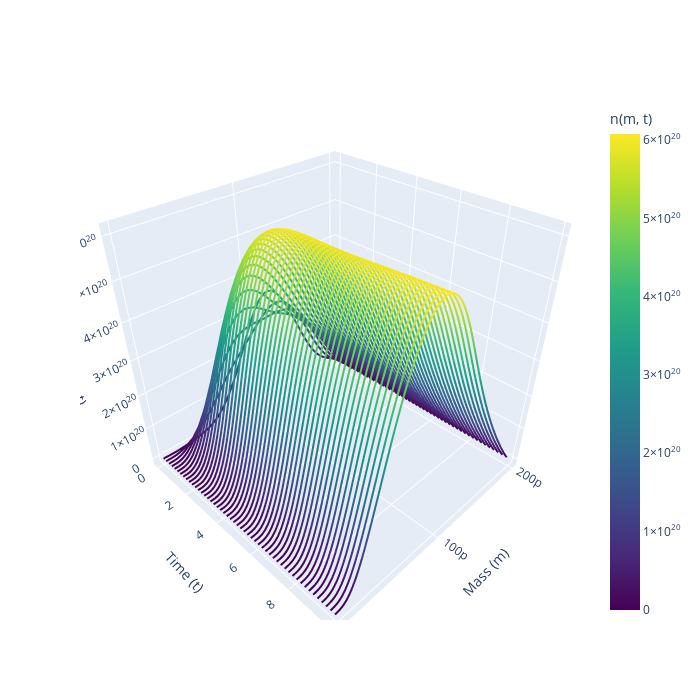

Notebook code cell kept with this figure:
### Markdown cell above
## Plotting (+visualization of approximation)

### Code cell
#plotting
n_true = torch.tensor(Dataset_validation[0]["n"].T, dtype=torch.float32)   # (T, M)
S_true = torch.tensor(Dataset_validation[0]["S"], dtype=torch.float32)     # (T,)

err_n = torch.norm(n_pred - n_true) / torch.norm(n_true)
err_S = torch.norm(S_pred - S_true) / torch.norm(S_true)

print(f"Relative error biomass: {err_n:.3e}")
print(f"Relative error substrate: {err_S:.3e}")

# -----------------------------
# 6. Plot results
# -----------------------------
plot_spaghetti(m,t_eval, n_pred.detach().numpy().T)
fig, axes = plt.subplots(1, 2, figsize=(10,6))

# (1a) Biomass + substrate trajectories
biomass_pred = (n_pred * m) .sum(dim=1) * delta_m   # shape (T,)
biomass_true = (n_true * m).sum(dim=1) * delta_m   # shape (T,)
ax = axes[0]
ax.plot(biomass_pred.numpy(), label="Predicted biomass", linestyle="--")
ax.plot(biomass_true.numpy(), label="True biomass", linestyle=":")
ax.plot(S_pred.numpy(), label="Predicted substrate")
ax.plot(S_true.numpy(), label="True substrate", linestyle="--")
ax.set_xlabel("Time step")
ax.set_ylabel("Value")
ax.set_title("Biomass and substrate trajectories")
ax.legend()

# (1b) Relative error heatmap
ax = axes[1]
eps = 1e-12
rel_err_matrix = ((n_pred - n_true) / (n_true + eps)).detach().cpu().numpy()
im = ax.imshow(rel_err_matrix.T, aspect="auto", origin="lower",
               extent=[0, T_val, m[0].item(), m[-1].item()],
               cmap="bwr", vmin=-0.5, vmax=0.5)
fig.colorbar(im, ax=ax, label="Relative error")
ax.set_xlabel("Time step")
ax.set_ylabel("Mass m")
ax.set_title("Relative error of biomass distribution")

plt.tight_layout()
plt.show()


# -----------------------------
# FIGURE 2: Singular values + Cumulative energy
# -----------------------------
fig, axes = plt.subplots(1, 2, figsize=(12, 4))

# (2a) Singular values
ax = axes[0]
ax.semilogy(S.numpy(), 'o-')
ax.axvline(r, color="red", linestyle="--", label=f"r={r}")
ax.set_xlabel("Singular value index")
ax.set_ylabel("Singular value (log scale)")
ax.set_title("Singular values of X")
ax.legend()

# (2b) Cumulative singular value energy
ax = axes[1]
sing_energy = torch.cumsum(S, dim=0) / torch.sum(S)
ax.plot(sing_energy.numpy(), 'o-', label="Cumulative energy")
ax.axvline(r, color="blue", linestyle="--", label=f"r={r}")
ax.set_xlabel("Number of singular values kept (r)")
ax.set_ylabel("Cumulative energy")
ax.set_title("Cumulative energy of singular values")
ax.legend()

plt.tight_layout()
plt.show()
